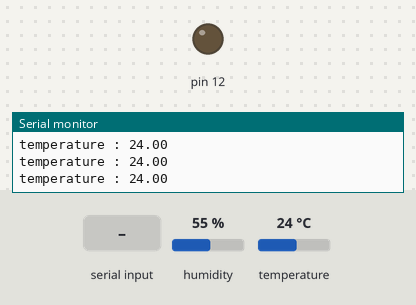
Recording of a sketch running on a simulated Arduino Uno, built with avr-gcc and run on an emulated ATmega328P. Parts: output pins drawn as LEDs (lit = HIGH), the last lines printed to the serial monitor. Inputs (shaded band) come from the test bench; at power-on: humidity 55 %, temperature 24 °C.

Above: at 3.8 s.
3.9 s: "LEDON" received over the second serial link
At 5.4 s:
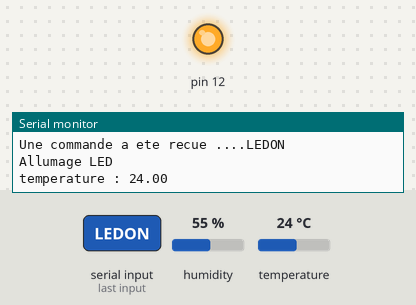
6.0 s: "LEDOFF" received over the second serial link
At 7.1 s:
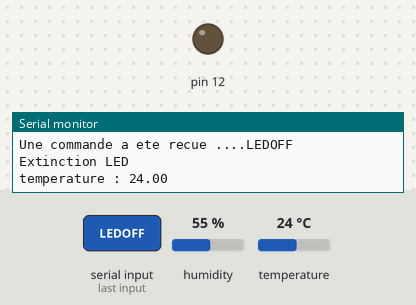
Timing chart, 0 to 9.0 s (numbered marks = the images above; inputs shaded):
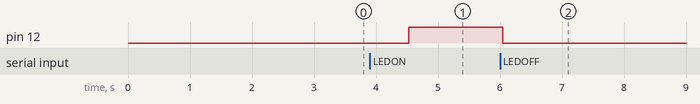

Measured:
- after the input at 3.9 s, pin 12: LOW → HIGH after 0.63 s
- after the input at 6.0 s, pin 12: HIGH → LOW at once

The sketch:

pm_BT_HC06_53_appinv_17112020.ino
```cpp
/*
  Skecth      : pm_BT_HC06_53_appinv_17112020.ino
  Description : Test module Bluetooth HC06 avec APP Inventor
  Auteur      : PHMARDUINO
  Création    : 17/11/2020
  Mise a jour : ...
  Cablage HC06 <---> Arduino UNO
   * VCC <–> +3.3V
   * GND <–> GND
   * TXD <–> Pin 10 (RX)
   * RXD <–> Pin 11 (TX) via pont diviseur 5V vers 3.3V
*/
//***********************************************/*
#include <SoftwareSerial.h>  //Librairie Software Serial Port
#define RX 10                //Pin 10 pour RX
#define TX 11                //Pin 11 pour TX

// Creation objet serie pour le hc06
SoftwareSerial PhmHC06Serie(RX,TX);

String cmd="";

#include "DHT.h"    // Librairie des capteurs DHT
#define DHTPIN 2    // Fixer la patte pin sur laquelle est branchée le DHT
#define DHTTYPE DHT22

DHT dht(DHTPIN, DHTTYPE);

void setup()
{
  pinMode(12, OUTPUT);
  Serial.begin(9600);
  Serial.println("Pret ...");
  PhmHC06Serie.begin(9600);  //Valeur par défaut pour le HC06
  dht.begin();
}
void loop()
{
 //Lecture des données HC06
  while(PhmHC06Serie.available()>0){
    cmd+=(char)PhmHC06Serie.read();
  }

  //Traitement de la commande recue
  if(cmd!=""){
    Serial.print("Une commande a ete recue ....");
    Serial.println(cmd);
    // Commande LEDON pour allumage LED
    if(cmd=="LEDON"){
        Serial.println("Allumage LED");
        digitalWrite(12, HIGH);
    }
    // Commande LEDOFF pour extinction LED
    if(cmd=="LEDOFF"){
        Serial.println("Extinction LED");
                digitalWrite(12, LOW);
    }
    cmd=""; //Reset variable commande envoyée par Bluetooth
  }

  //Mesure et affichage console série temperature
  float t = dht.readTemperature();
  Serial.print("temperature : ");
  Serial.println(t);

  //Envoi temperature au module BT HC06 pour le smartphone
  PhmHC06Serie.print(t);
  delay(1500); // delai de 1.5 secondes
}
```
